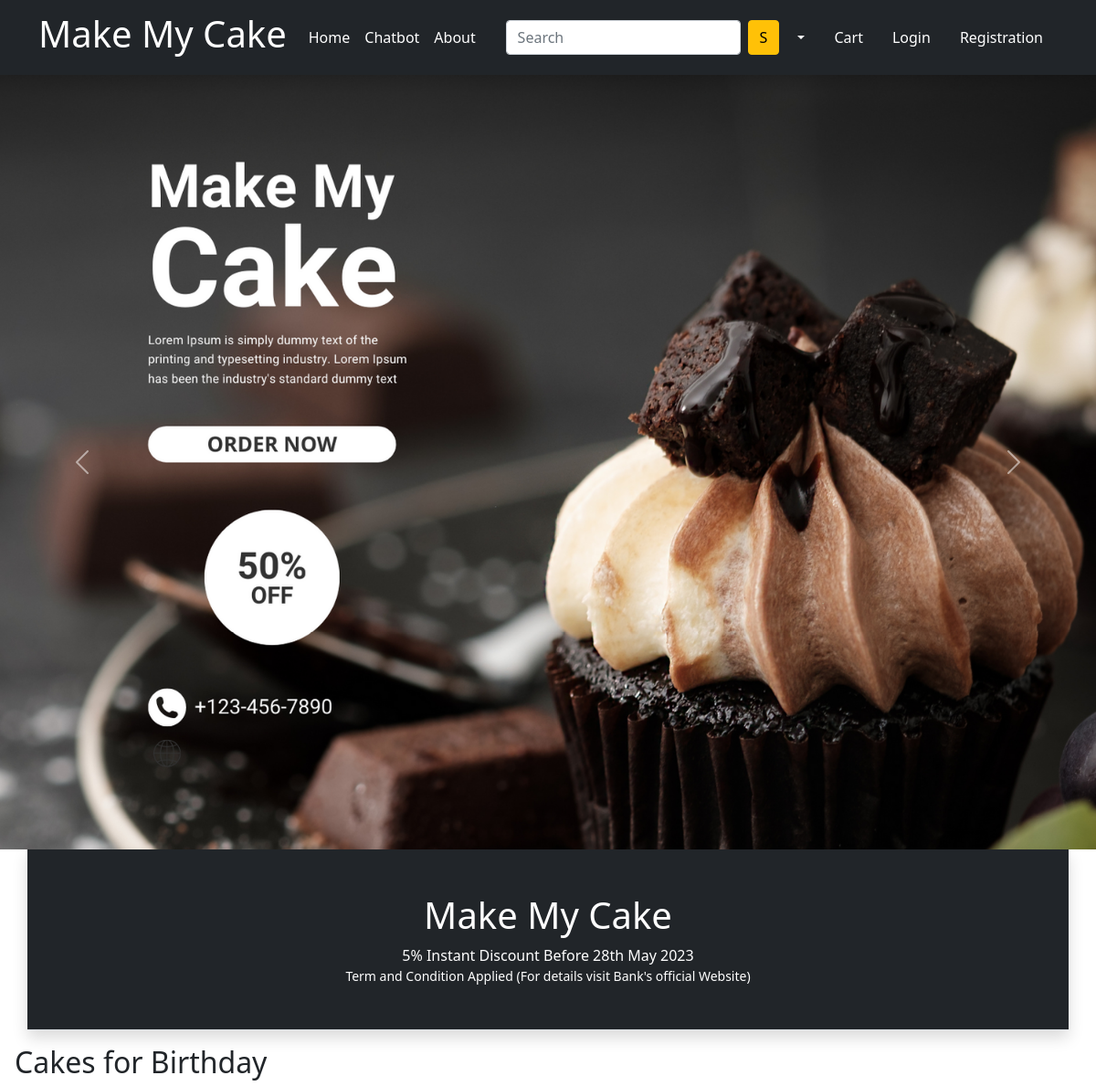
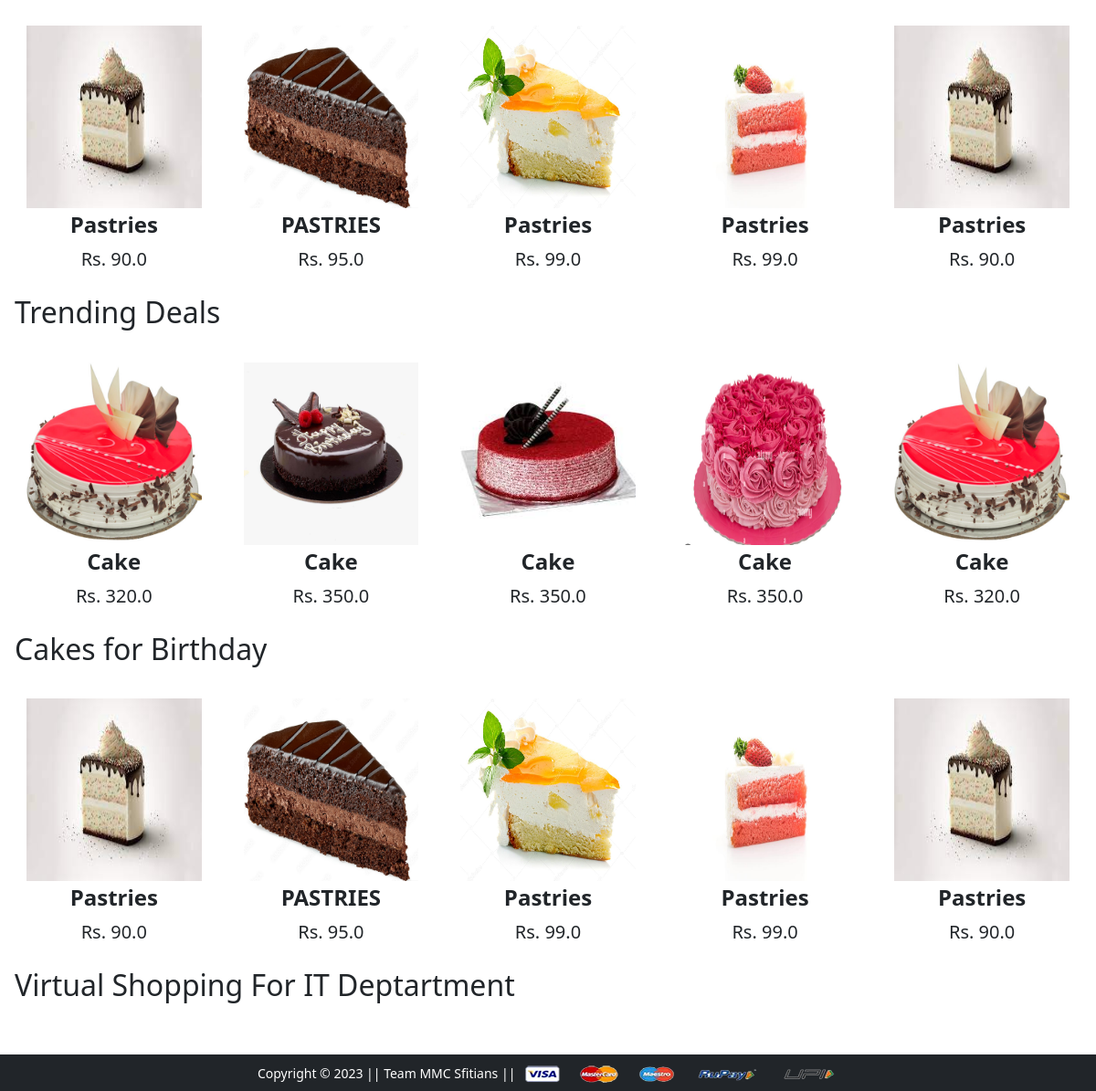
The page / on the database its author committed (2 pictures, top to bottom).
### app/models.py (models this page shows, shortened)
class Product(models.Model):
    title = models.CharField(max_length=100)
    selling_price = models.FloatField()
    discounted_price = models.FloatField()
    description = models.TextField()
    brand = models.CharField(max_length=100)
    category = models.CharField(  choices = CATEGORY_CHOICES  , max_length = 2 )
    Product_image = models.ImageField(upload_to="productimg")

### app/views.py (the view)
# urls.py: path('',views.ProductView.as_view(),name="home"),
class ProductView(View):
  def get(self,request):
    glasses = Product.objects.filter(category="G")
    hats = Product.objects.filter(category="H")
    shirt = Product.objects.filter(category="S")
    return render(request, 'app/home.html',{'glasses':glasses,'hats':hats,'shirt':shirt})

### app/templates/app/home.html (shortened to what this page needs)
{% extends 'app/base.html' %} {% load static %} {% block title %}Home{% endblock title %} {% block banner_slider %}
<div id="carouselExampleControls" class="carousel slide" data-bs-ride="carousel">
    <div class="carousel-inner">
        <div class="carousel-item active">
            <img src="{% static 'app/images/banner/banner.png' %}" class="d-block w-100" alt="...">
        </div>
    </div>
    <a class="carousel-control-prev" href="#carouselExampleControls" role="button" data-bs-slide="prev">
        <span class="carousel-control-prev-icon" aria-hidden="true"></span>
    </a>
    <a class="carousel-control-next" href="#carouselExampleControls" role="button" data-bs-slide="next">
        <span class="carousel-control-next-icon" aria-hidden="true"></span>
    </a>
</div>
{% endblock banner_slider %} {% block livesale %}
<div class="container">
    <div class="row bg-dark text-center p-5 text-white border-bottom shadow">
        <h1> Make My Cake</h1>
        <span>5% Instant Discount Before 28th May 2023</span>
        <small class="fw-lighter">Term and Condition Applied (For details visit Bank's official Website)</small>
    </div>
</div>
{% endblock livesale %} {% block main-content %}
<div class="m-3">
    <h2>Cakes for Birthday</h2>
    <div class="owl-carousel" id="slider1">
        {% for G in glasses %}
        <a href="{% url 'product-detail' G.id %}" class="btn">
            <div class="item"><img src="{{G.Product_image.url}}" alt="" height="200px"><span class="fw-bold">{{G.title}}</span><br><span class="fs-5">Rs. {{G.discounted_price}}</span></div>
        </a>
        {% endfor %}
    </div>
</div>
<div class="mx-3">
    <h2>Trending Deals</h2>
    <div class="owl-carousel" id="slider2">
        {% for H in hats %}
        <a href="{% url 'product-detail' H.id%}" class="btn">
            <div class="item"><img src="{{H.Product_image.url}}" alt="" height="200px"><span class="fw-bold">{{H.title}}</span><br><span class="fs-5">Rs. {{H.discounted_price}}</span></div>
        </a>
        {% endfor %}
    </div>
</div>
<div class="m-3">
    <h2>Cakes for Birthday</h2>
    <div class="owl-carousel" id="slider1">
        {% for G in glasses %}
        <a href="{% url 'product-detail' G.id %}" class="btn">
            <div class="item"><img src="{{G.Product_image.url}}" alt="" height="200px"><span class="fw-bold">{{G.title}}</span><br><span class="fs-5">Rs. {{G.discounted_price}}</span></div>
        </a>
        {% endfor %}
    </div>
</div>
<div class="m-3">
    <h2>Virtual Shopping For IT Deptartment </h2>
</div>
{% endblock main-content %}

### app/templates/app/base.html (shortened to what this page needs)
<!doctype html> {% load static %}
<html lang="en">
<head>
    <link href="https://cdn.jsdelivr.net/npm/bootstrap@5.0.0-beta1/dist/css/bootstrap.min.css" rel="stylesheet">
    <link rel="stylesheet" href="{% static 'app/css/owl.carousel.min.css' %}">
    <link rel="stylesheet" href="{% static 'app/css/all.min.css' %}">
    <link rel="stylesheet" href="{% static 'app/css/style.css' %}">
</head>
<body>
    <nav class="navbar navbar-expand-lg navbar-dark bg-dark">
        <div class="container">
            <a class="navbar-brand" href="/">
                <h1>Make My Cake</h1>
            </a>
            <div class="collapse navbar-collapse" id="navbarSupportedContent">
                <ul class="navbar-nav me-auto mb-2 mb-lg-0">
                    <li class="nav-item">
                        <a class="nav-link active" aria-current="page" href="/">Home</a>
                    </li>
                    <li class="nav-item">
                        <a class="nav-link active" aria-current="page" href="{% url 'chatbot' %}">Chatbot</a>
                    </li>
                    <li class="nav-item">
                        <a class="nav-link active" aria-current="page" href="{% url 'about' %}">About</a>
                    </li>
                </ul>
                <form class="d-flex">
                    <input class="form-control me-2" type="search" placeholder="Search" aria-label="Search">
                    <button class="btn btn-warning" type="submit">S</button>
                </form>
                <div>
                    <ul class="navbar-nav me-auto mb-2 mb-lg-0">
                        <li class="nav-item dropdown mx-2">
                            <a class="nav-link dropdown-toggle text-white" href="#" id="profileDropdown" role="button" data-bs-toggle="dropdown" aria-expanded="false">
              </a>
                        </li>
                        <li class="nav-item mx-2">
                            <a href="{% url 'showcart' %}" class="nav-link text-white"> Cart </a>
                        </li>
                        <li class="nav-item mx-2">
                            <a href="{% url 'login' %}" class="nav-link text-white">Login</a>
                        </li>
                        <li class="nav-item mx-2">
                            <a href="{% url 'customerregistration' %}" class="nav-link text-white">Registration</a>
                        </li>
                    </ul>
                </div>
            </div>
        </div>
    </nav>
    {% block banner_slider %} {% endblock banner_slider %} {% block livesale %} {% endblock livesale %} {% block payment-gateway %} {% endblock payment-gateway %}{% block main-content %} {% endblock main-content %}
    <footer class="container-fluid bg-dark text-center p-2 mt-5">
        <small class="text-white">Copyright &copy; 2023 || Team MMC Sfitians || </small>
        <img src="{% static 'app/images/payment.png' %}" alt="" srcset="" class="img-fluid" height="2px">
    </footer>
</body>
</html>

### app/static/app/css/style.css (style rules this page uses)
.owl-carousel .item { font-size: 24px; text-align: center; margin-top: 20px;; }

### rows shown on the page
Product: Product_image (picture), title "Pastries", discounted_price "90.0"
Product: Product_image (picture), title "PASTRIES", discounted_price "95.0"
Product: Product_image (picture), title "Pastries", discounted_price "99.0"
Product: Product_image (picture), title "Pastries", discounted_price "99.0"
Product: Product_image (picture), title "Cake", discounted_price "320.0"
Product: Product_image (picture), title "Cake", discounted_price "350.0"
Product: Product_image (picture), title "Cake", discounted_price "350.0"
Product: Product_image (picture), title "Cake", discounted_price "350.0"
